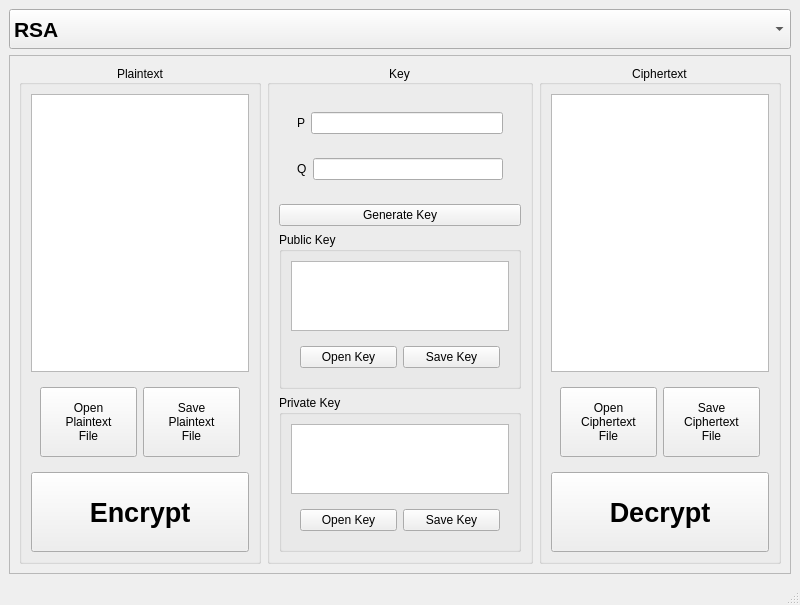
<?xml version="1.0" encoding="UTF-8"?>
<ui version="4.0">
 <class>MainWindow</class>
 <widget class="QMainWindow" name="MainWindow">
  <property name="geometry">
   <rect>
    <x>0</x>
    <y>0</y>
    <width>800</width>
    <height>600</height>
   </rect>
  </property>
  <property name="acceptDrops">
   <bool>false</bool>
  </property>
  <property name="windowTitle">
   <string>MainWindow</string>
  </property>
  <widget class="QWidget" name="centralwidget">
   <layout class="QVBoxLayout" name="verticalLayout_8">
    <item>
     <widget class="QComboBox" name="comboBox">
      <property name="minimumSize">
       <size>
        <width>0</width>
        <height>40</height>
       </size>
      </property>
      <property name="font">
       <font>
        <pointsize>16</pointsize>
        <weight>75</weight>
        <bold>true</bold>
       </font>
      </property>
      <item>
       <property name="text">
        <string>RSA</string>
       </property>
      </item>
      <item>
       <property name="text">
        <string>Elgamal</string>
       </property>
      </item>
     </widget>
    </item>
    <item>
     <widget class="QFrame" name="frame">
      <property name="frameShape">
       <enum>QFrame::StyledPanel</enum>
      </property>
      <property name="frameShadow">
       <enum>QFrame::Raised</enum>
      </property>
      <layout class="QHBoxLayout" name="horizontalLayout">
       <item>
        <widget class="QGroupBox" name="groupBox">
         <property name="font">
          <font>
           <weight>50</weight>
           <bold>false</bold>
          </font>
         </property>
         <property name="title">
          <string>Plaintext</string>
         </property>
         <property name="alignment">
          <set>Qt::AlignCenter</set>
         </property>
         <layout class="QVBoxLayout" name="verticalLayout_4">
          <item>
           <widget class="QPlainTextEdit" name="plainTextEdit"/>
          </item>
          <item>
           <widget class="QWidget" name="widget_5" native="true">
            <layout class="QHBoxLayout" name="horizontalLayout_7">
             <item>
              <widget class="QPushButton" name="pushButton_6">
               <property name="minimumSize">
                <size>
                 <width>0</width>
                 <height>70</height>
                </size>
               </property>
               <property name="acceptDrops">
                <bool>false</bool>
               </property>
               <property name="text">
                <string>Open
Plaintext
File</string>
               </property>
               <property name="iconSize">
                <size>
                 <width>16</width>
                 <height>16</height>
                </size>
               </property>
               <property name="checkable">
                <bool>false</bool>
               </property>
               <property name="default">
                <bool>false</bool>
               </property>
               <property name="flat">
                <bool>false</bool>
               </property>
              </widget>
             </item>
             <item>
              <widget class="QPushButton" name="pushButton_7">
               <property name="sizePolicy">
                <sizepolicy hsizetype="Minimum" vsizetype="Fixed">
                 <horstretch>0</horstretch>
                 <verstretch>0</verstretch>
                </sizepolicy>
               </property>
               <property name="minimumSize">
                <size>
                 <width>0</width>
                 <height>70</height>
                </size>
               </property>
               <property name="font">
                <font>
                 <weight>50</weight>
                 <bold>false</bold>
                 <stylestrategy>PreferDefault</stylestrategy>
                </font>
               </property>
               <property name="acceptDrops">
                <bool>false</bool>
               </property>
               <property name="text">
                <string>Save
Plaintext
File</string>
               </property>
              </widget>
             </item>
            </layout>
           </widget>
          </item>
          <item>
           <widget class="QPushButton" name="pushButton_10">
            <property name="minimumSize">
             <size>
              <width>0</width>
              <height>80</height>
             </size>
            </property>
            <property name="font">
             <font>
              <pointsize>20</pointsize>
              <weight>75</weight>
              <bold>true</bold>
             </font>
            </property>
            <property name="text">
             <string>Encrypt</string>
            </property>
           </widget>
          </item>
         </layout>
        </widget>
       </item>
       <item>
        <widget class="QGroupBox" name="groupBox_3">
         <property name="font">
          <font>
           <weight>50</weight>
           <bold>false</bold>
          </font>
         </property>
         <property name="title">
          <string>Key</string>
         </property>
         <property name="alignment">
          <set>Qt::AlignCenter</set>
         </property>
         <layout class="QVBoxLayout" name="verticalLayout">
          <item>
           <widget class="QWidget" name="widget_7" native="true">
            <layout class="QVBoxLayout" name="verticalLayout_6">
             <item>
              <widget class="QWidget" name="widget" native="true">
               <layout class="QHBoxLayout" name="horizontalLayout_3">
                <item>
                 <widget class="QLabel" name="label">
                  <property name="text">
                   <string>P</string>
                  </property>
                 </widget>
                </item>
                <item>
                 <widget class="QLineEdit" name="lineEdit"/>
                </item>
               </layout>
              </widget>
             </item>
             <item>
              <widget class="QWidget" name="widget_2" native="true">
               <layout class="QHBoxLayout" name="horizontalLayout_4">
                <item>
                 <widget class="QLabel" name="label_2">
                  <property name="text">
                   <string>Q</string>
                  </property>
                 </widget>
                </item>
                <item>
                 <widget class="QLineEdit" name="lineEdit_2"/>
                </item>
               </layout>
              </widget>
             </item>
            </layout>
           </widget>
          </item>
          <item>
           <widget class="QPushButton" name="pushButton_3">
            <property name="text">
             <string>Generate Key</string>
            </property>
           </widget>
          </item>
          <item>
           <widget class="QGroupBox" name="groupBox_4">
            <property name="title">
             <string>Public Key</string>
            </property>
            <layout class="QVBoxLayout" name="verticalLayout_2">
             <item>
              <widget class="QPlainTextEdit" name="plainTextEdit_3"/>
             </item>
             <item>
              <widget class="QWidget" name="widget_3" native="true">
               <layout class="QHBoxLayout" name="horizontalLayout_5">
                <item>
                 <widget class="QPushButton" name="pushButton">
                  <property name="text">
                   <string>Open Key</string>
                  </property>
                 </widget>
                </item>
                <item>
                 <widget class="QPushButton" name="pushButton_2">
                  <property name="text">
                   <string>Save Key</string>
                  </property>
                 </widget>
                </item>
               </layout>
              </widget>
             </item>
            </layout>
           </widget>
          </item>
          <item>
           <widget class="QGroupBox" name="groupBox_5">
            <property name="title">
             <string>Private Key</string>
            </property>
            <layout class="QVBoxLayout" name="verticalLayout_3">
             <item>
              <widget class="QPlainTextEdit" name="plainTextEdit_4"/>
             </item>
             <item>
              <widget class="QWidget" name="widget_4" native="true">
               <layout class="QHBoxLayout" name="horizontalLayout_6">
                <item>
                 <widget class="QPushButton" name="pushButton_4">
                  <property name="text">
                   <string>Open Key</string>
                  </property>
                 </widget>
                </item>
                <item>
                 <widget class="QPushButton" name="pushButton_5">
                  <property name="text">
                   <string>Save Key</string>
                  </property>
                 </widget>
                </item>
               </layout>
              </widget>
             </item>
            </layout>
           </widget>
          </item>
         </layout>
        </widget>
       </item>
       <item>
        <widget class="QGroupBox" name="groupBox_2">
         <property name="font">
          <font>
           <weight>50</weight>
           <bold>false</bold>
          </font>
         </property>
         <property name="title">
          <string>Ciphertext</string>
         </property>
         <property name="alignment">
          <set>Qt::AlignCenter</set>
         </property>
         <layout class="QVBoxLayout" name="verticalLayout_5">
          <item>
           <widget class="QPlainTextEdit" name="plainTextEdit_2"/>
          </item>
          <item>
           <widget class="QWidget" name="widget_6" native="true">
            <layout class="QHBoxLayout" name="horizontalLayout_8">
             <item>
              <widget class="QPushButton" name="pushButton_8">
               <property name="minimumSize">
                <size>
                 <width>0</width>
                 <height>70</height>
                </size>
               </property>
               <property name="acceptDrops">
                <bool>false</bool>
               </property>
               <property name="text">
                <string>Open
Ciphertext
File</string>
               </property>
               <property name="iconSize">
                <size>
                 <width>16</width>
                 <height>16</height>
                </size>
               </property>
               <property name="checkable">
                <bool>false</bool>
               </property>
               <property name="default">
                <bool>false</bool>
               </property>
               <property name="flat">
                <bool>false</bool>
               </property>
              </widget>
             </item>
             <item>
              <widget class="QPushButton" name="pushButton_9">
               <property name="sizePolicy">
                <sizepolicy hsizetype="Minimum" vsizetype="Fixed">
                 <horstretch>0</horstretch>
                 <verstretch>0</verstretch>
                </sizepolicy>
               </property>
               <property name="minimumSize">
                <size>
                 <width>0</width>
                 <height>70</height>
                </size>
               </property>
               <property name="font">
                <font>
                 <weight>50</weight>
                 <bold>false</bold>
                 <stylestrategy>PreferDefault</stylestrategy>
                </font>
               </property>
               <property name="acceptDrops">
                <bool>false</bool>
               </property>
               <property name="text">
                <string>Save
Ciphertext
File</string>
               </property>
              </widget>
             </item>
            </layout>
           </widget>
          </item>
          <item>
           <widget class="QPushButton" name="pushButton_11">
            <property name="minimumSize">
             <size>
              <width>0</width>
              <height>80</height>
             </size>
            </property>
            <property name="font">
             <font>
              <pointsize>20</pointsize>
              <weight>75</weight>
              <bold>true</bold>
             </font>
            </property>
            <property name="text">
             <string>Decrypt</string>
            </property>
           </widget>
          </item>
         </layout>
        </widget>
       </item>
      </layout>
     </widget>
    </item>
   </layout>
  </widget>
  <widget class="QMenuBar" name="menubar">
   <property name="geometry">
    <rect>
     <x>0</x>
     <y>0</y>
     <width>800</width>
     <height>22</height>
    </rect>
   </property>
  </widget>
  <widget class="QStatusBar" name="statusbar"/>
 </widget>
 <resources/>
 <connections/>
</ui>
